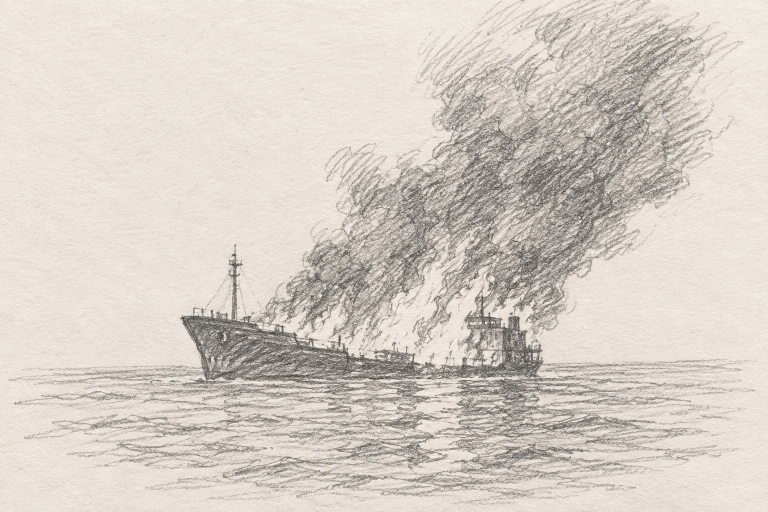
#> input picture examples/tanker.png, 1536 x 1024 px (shown at 1/2 size)
$ python build_standalone.py
#> lines starting #> are read from the running program, lines starting #| are printed output that depends on the picture; after the words box and inside, x2 and y2 are one past the last pixel; in counts of white or black regions, pixels touching at a corner belong together
### day_in_lines/planner.py
"""Reading an image and planning its 720 drawing events."""
from __future__ import annotations

import math
from dataclasses import dataclass
from pathlib import Path

import numpy as np
from PIL import Image, ImageOps
from scipy import ndimage as ndi

from .constants import H, PHASES, TOTAL, W
from .pen import Pen, length, resample


@dataclass(frozen=True)
class Look:
    """How the picture is read and what it is drawn with. detail > 1 draws more fine lines
    and tighter hatching (or smaller, more numerous strokes in paint); contrast > 1 darkens the
    shading of flat, low-contrast pictures (or deepens the tones of a painting)."""
    detail: float = 1.0
    contrast: float = 1.0
    medium: str = "pencil"             # or "paint"

    # [6 lines left out: function suffix, not called in this run]


def load_target(path: Path, fit="crop", contrast=1.0):
    """Return (tone, gray): tone 0 = bare paper, 1 = darkest graphite."""
#> called with fit = 'crop', contrast = 1
    img = ImageOps.exif_transpose(Image.open(path))
#> img is the input picture: PIL image 1536x1024 RGB; mean R, G, B 213.5, 206.6, 198.3
    if img.mode in ("RGBA", "LA", "PA") or "transparency" in img.info:
        rgba = img.convert("RGBA")              # transparent areas are paper, not black
        img = Image.alpha_composite(Image.new("RGBA", rgba.size, (255, 255, 255, 255)), rgba)
    img = img.convert("L")
#> img: PIL image 1536x1024 L
    if fit == "pad":
        img = ImageOps.pad(img, (W, H), color=int(np.percentile(np.asarray(img), 95)))
    else:
        img = ImageOps.fit(img, (W, H), Image.LANCZOS)
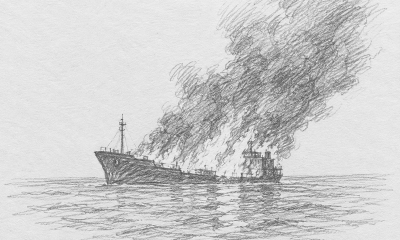
#> img: PIL image 800x480 L (shown at 1/2 size); min 61, max 255, mean 205.8
    g = np.asarray(img, np.float32) / 255
    paper = np.percentile(g, 92)
#> paper = 0.91
    ink = np.percentile(g, 0.7)
#> ink = 0.392
    tone = np.clip((paper - g) / max(paper - ink, 1e-3), 0, 1)
    tone = ndi.gaussian_filter(tone, 1.0)
    return tone ** (0.95 / contrast), g


def canny(gray, sigma, lo_pct, hi_pct):
#> called with sigma = 6, lo_pct = 70, hi_pct = 92
    g = ndi.gaussian_filter(gray, sigma)
    gx, gy = ndi.sobel(g, 1), ndi.sobel(g, 0)
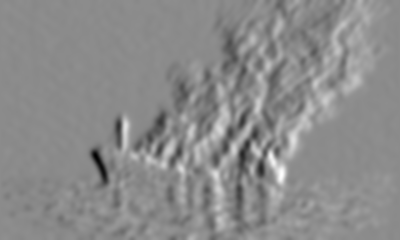
#> gx: shape (480, 800) float32 (shown at 1/2 size); min -0.187, max 0.155, mean 5.74e-05; drawn with min black and max white
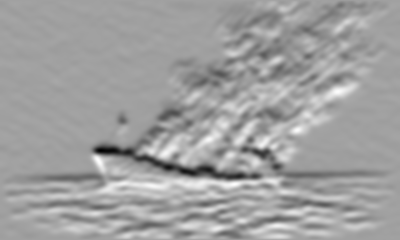
#> gy: shape (480, 800) float32 (shown at 1/2 size); min -0.19, max 0.112, mean -0.000749; drawn with min black and max white
    mag = np.hypot(gx, gy)
    ang = (np.degrees(np.arctan2(gy, gx)) + 180) % 180
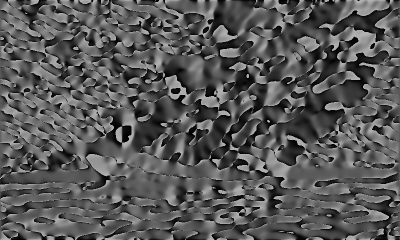
#> ang: shape (480, 800) float32 (shown at 1/2 size); min 0, max 180, mean 87.7
    q = ((ang + 22.5) // 45).astype(int) % 4
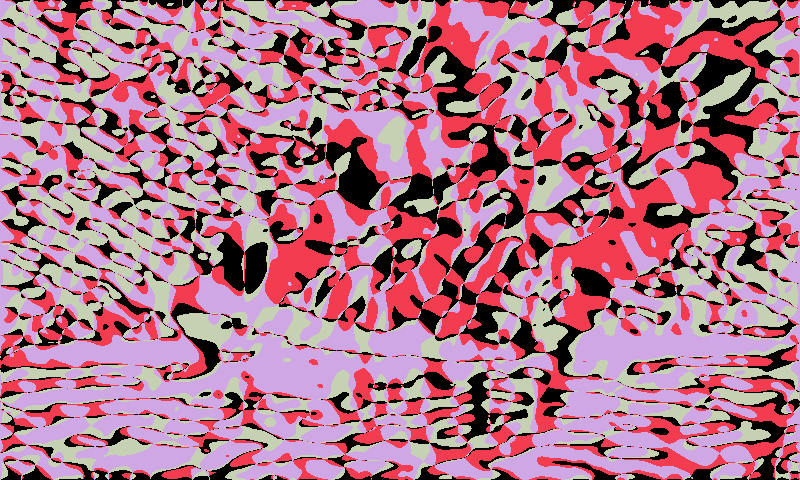
#> q: shape (480, 800) int64; 4 distinct labels, from 0 to 3; one colour per label, 0 black
    nms = np.zeros_like(mag)
    for k, (dy, dx) in enumerate(((0, 1), (1, 1), (1, 0), (1, -1))):
        a = np.roll(mag, (dy, dx), (0, 1)); b = np.roll(mag, (-dy, -dx), (0, 1))
        sel = (q == k) & (mag >= a) & (mag >= b)
        nms[sel] = mag[sel]
#> this loop made 4 passes
#> pass 1, in canny, `sel = (q == k) & (mag >= a) & (mag >= b)`:
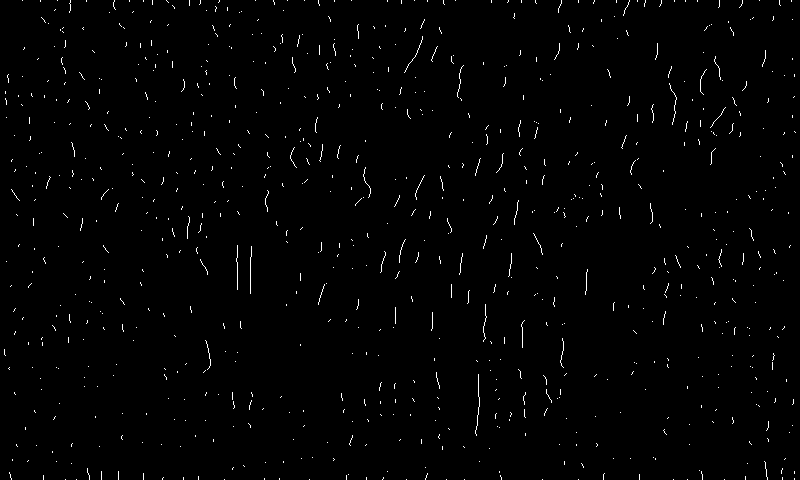
#> sel: shape (480, 800) bool; 1% white in thin lines or dots
#> after the loop:
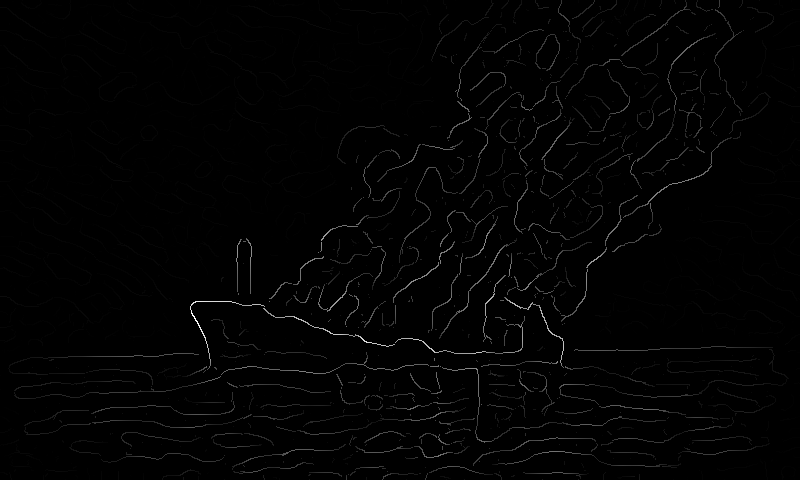
#> nms: shape (480, 800) float32; min 0, max 0.211, mean 0.00216; drawn with min black and max white
    nz = nms[nms > 0]
    if nz.size == 0:
        return np.zeros_like(mag, bool), mag
    hi, lo = np.percentile(nz, hi_pct), np.percentile(nz, lo_pct)
#> hi = 0.0789; lo = 0.0413
    weak = nms > lo
#> weak: shape (480, 800) bool; 2.2% white in thin lines or dots, all inside (x1, y1, x2, y2) = (84, 0, 739, 480)
#> (the rest of the program and of its run is left out)
